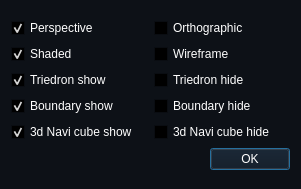
<?xml version="1.0" encoding="UTF-8"?>
<ui version="4.0">
 <class>OcctQtMenu</class>
 <widget class="QWidget" name="OcctQtMenu">
  <property name="geometry">
   <rect>
    <x>0</x>
    <y>0</y>
    <width>301</width>
    <height>189</height>
   </rect>
  </property>
  <property name="palette">
   <palette>
    <active>
     <colorrole role="WindowText">
      <brush brushstyle="SolidPattern">
       <color alpha="255">
        <red>255</red>
        <green>255</green>
        <blue>255</blue>
       </color>
      </brush>
     </colorrole>
     <colorrole role="Button">
      <brush brushstyle="SolidPattern">
       <color alpha="255">
        <red>13</red>
        <green>17</green>
        <blue>23</blue>
       </color>
      </brush>
     </colorrole>
     <colorrole role="Light">
      <brush brushstyle="SolidPattern">
       <color alpha="255">
        <red>19</red>
        <green>25</green>
        <blue>34</blue>
       </color>
      </brush>
     </colorrole>
     <colorrole role="Midlight">
      <brush brushstyle="SolidPattern">
       <color alpha="255">
        <red>16</red>
        <green>21</green>
        <blue>28</blue>
       </color>
      </brush>
     </colorrole>
     <colorrole role="Dark">
      <brush brushstyle="SolidPattern">
       <color alpha="255">
        <red>6</red>
        <green>8</green>
        <blue>11</blue>
       </color>
      </brush>
     </colorrole>
     <colorrole role="Mid">
      <brush brushstyle="SolidPattern">
       <color alpha="255">
        <red>9</red>
        <green>11</green>
        <blue>15</blue>
       </color>
      </brush>
     </colorrole>
     <colorrole role="Text">
      <brush brushstyle="SolidPattern">
       <color alpha="255">
        <red>255</red>
        <green>255</green>
        <blue>255</blue>
       </color>
      </brush>
     </colorrole>
     <colorrole role="BrightText">
      <brush brushstyle="SolidPattern">
       <color alpha="255">
        <red>255</red>
        <green>255</green>
        <blue>255</blue>
       </color>
      </brush>
     </colorrole>
     <colorrole role="ButtonText">
      <brush brushstyle="SolidPattern">
       <color alpha="255">
        <red>255</red>
        <green>255</green>
        <blue>255</blue>
       </color>
      </brush>
     </colorrole>
     <colorrole role="Base">
      <brush brushstyle="SolidPattern">
       <color alpha="255">
        <red>0</red>
        <green>0</green>
        <blue>0</blue>
       </color>
      </brush>
     </colorrole>
     <colorrole role="Window">
      <brush brushstyle="SolidPattern">
       <color alpha="255">
        <red>13</red>
        <green>17</green>
        <blue>23</blue>
       </color>
      </brush>
     </colorrole>
     <colorrole role="Shadow">
      <brush brushstyle="SolidPattern">
       <color alpha="255">
        <red>0</red>
        <green>0</green>
        <blue>0</blue>
       </color>
      </brush>
     </colorrole>
     <colorrole role="AlternateBase">
      <brush brushstyle="SolidPattern">
       <color alpha="255">
        <red>6</red>
        <green>8</green>
        <blue>11</blue>
       </color>
      </brush>
     </colorrole>
     <colorrole role="ToolTipBase">
      <brush brushstyle="SolidPattern">
       <color alpha="255">
        <red>255</red>
        <green>255</green>
        <blue>220</blue>
       </color>
      </brush>
     </colorrole>
     <colorrole role="ToolTipText">
      <brush brushstyle="SolidPattern">
       <color alpha="255">
        <red>0</red>
        <green>0</green>
        <blue>0</blue>
       </color>
      </brush>
     </colorrole>
     <colorrole role="PlaceholderText">
      <brush brushstyle="SolidPattern">
       <color alpha="128">
        <red>255</red>
        <green>255</green>
        <blue>255</blue>
       </color>
      </brush>
     </colorrole>
    </active>
    <inactive>
     <colorrole role="WindowText">
      <brush brushstyle="SolidPattern">
       <color alpha="255">
        <red>255</red>
        <green>255</green>
        <blue>255</blue>
       </color>
      </brush>
     </colorrole>
     <colorrole role="Button">
      <brush brushstyle="SolidPattern">
       <color alpha="255">
        <red>13</red>
        <green>17</green>
        <blue>23</blue>
       </color>
      </brush>
     </colorrole>
     <colorrole role="Light">
      <brush brushstyle="SolidPattern">
       <color alpha="255">
        <red>19</red>
        <green>25</green>
        <blue>34</blue>
       </color>
      </brush>
     </colorrole>
     <colorrole role="Midlight">
      <brush brushstyle="SolidPattern">
       <color alpha="255">
        <red>16</red>
        <green>21</green>
        <blue>28</blue>
       </color>
      </brush>
     </colorrole>
     <colorrole role="Dark">
      <brush brushstyle="SolidPattern">
       <color alpha="255">
        <red>6</red>
        <green>8</green>
        <blue>11</blue>
       </color>
      </brush>
     </colorrole>
     <colorrole role="Mid">
      <brush brushstyle="SolidPattern">
       <color alpha="255">
        <red>9</red>
        <green>11</green>
        <blue>15</blue>
       </color>
      </brush>
     </colorrole>
     <colorrole role="Text">
      <brush brushstyle="SolidPattern">
       <color alpha="255">
        <red>255</red>
        <green>255</green>
        <blue>255</blue>
       </color>
      </brush>
     </colorrole>
     <colorrole role="BrightText">
      <brush brushstyle="SolidPattern">
       <color alpha="255">
        <red>255</red>
        <green>255</green>
        <blue>255</blue>
       </color>
      </brush>
     </colorrole>
     <colorrole role="ButtonText">
      <brush brushstyle="SolidPattern">
       <color alpha="255">
        <red>255</red>
        <green>255</green>
        <blue>255</blue>
       </color>
      </brush>
     </colorrole>
     <colorrole role="Base">
      <brush brushstyle="SolidPattern">
       <color alpha="255">
        <red>0</red>
        <green>0</green>
        <blue>0</blue>
       </color>
      </brush>
     </colorrole>
     <colorrole role="Window">
      <brush brushstyle="SolidPattern">
       <color alpha="255">
        <red>13</red>
        <green>17</green>
        <blue>23</blue>
       </color>
      </brush>
     </colorrole>
     <colorrole role="Shadow">
      <brush brushstyle="SolidPattern">
       <color alpha="255">
        <red>0</red>
        <green>0</green>
        <blue>0</blue>
       </color>
      </brush>
     </colorrole>
     <colorrole role="AlternateBase">
      <brush brushstyle="SolidPattern">
       <color alpha="255">
        <red>6</red>
        <green>8</green>
        <blue>11</blue>
       </color>
      </brush>
     </colorrole>
     <colorrole role="ToolTipBase">
      <brush brushstyle="SolidPattern">
       <color alpha="255">
        <red>255</red>
        <green>255</green>
        <blue>220</blue>
       </color>
      </brush>
     </colorrole>
     <colorrole role="ToolTipText">
      <brush brushstyle="SolidPattern">
       <color alpha="255">
        <red>0</red>
        <green>0</green>
        <blue>0</blue>
       </color>
      </brush>
     </colorrole>
     <colorrole role="PlaceholderText">
      <brush brushstyle="SolidPattern">
       <color alpha="128">
        <red>255</red>
        <green>255</green>
        <blue>255</blue>
       </color>
      </brush>
     </colorrole>
    </inactive>
    <disabled>
     <colorrole role="WindowText">
      <brush brushstyle="SolidPattern">
       <color alpha="255">
        <red>6</red>
        <green>8</green>
        <blue>11</blue>
       </color>
      </brush>
     </colorrole>
     <colorrole role="Button">
      <brush brushstyle="SolidPattern">
       <color alpha="255">
        <red>13</red>
        <green>17</green>
        <blue>23</blue>
       </color>
      </brush>
     </colorrole>
     <colorrole role="Light">
      <brush brushstyle="SolidPattern">
       <color alpha="255">
        <red>19</red>
        <green>25</green>
        <blue>34</blue>
       </color>
      </brush>
     </colorrole>
     <colorrole role="Midlight">
      <brush brushstyle="SolidPattern">
       <color alpha="255">
        <red>16</red>
        <green>21</green>
        <blue>28</blue>
       </color>
      </brush>
     </colorrole>
     <colorrole role="Dark">
      <brush brushstyle="SolidPattern">
       <color alpha="255">
        <red>6</red>
        <green>8</green>
        <blue>11</blue>
       </color>
      </brush>
     </colorrole>
     <colorrole role="Mid">
      <brush brushstyle="SolidPattern">
       <color alpha="255">
        <red>9</red>
        <green>11</green>
        <blue>15</blue>
       </color>
      </brush>
     </colorrole>
     <colorrole role="Text">
      <brush brushstyle="SolidPattern">
       <color alpha="255">
        <red>6</red>
        <green>8</green>
        <blue>11</blue>
       </color>
      </brush>
     </colorrole>
     <colorrole role="BrightText">
      <brush brushstyle="SolidPattern">
       <color alpha="255">
        <red>255</red>
        <green>255</green>
        <blue>255</blue>
       </color>
      </brush>
     </colorrole>
     <colorrole role="ButtonText">
      <brush brushstyle="SolidPattern">
       <color alpha="255">
        <red>6</red>
        <green>8</green>
        <blue>11</blue>
       </color>
      </brush>
     </colorrole>
     <colorrole role="Base">
      <brush brushstyle="SolidPattern">
       <color alpha="255">
        <red>13</red>
        <green>17</green>
        <blue>23</blue>
       </color>
      </brush>
     </colorrole>
     <colorrole role="Window">
      <brush brushstyle="SolidPattern">
       <color alpha="255">
        <red>13</red>
        <green>17</green>
        <blue>23</blue>
       </color>
      </brush>
     </colorrole>
     <colorrole role="Shadow">
      <brush brushstyle="SolidPattern">
       <color alpha="255">
        <red>0</red>
        <green>0</green>
        <blue>0</blue>
       </color>
      </brush>
     </colorrole>
     <colorrole role="AlternateBase">
      <brush brushstyle="SolidPattern">
       <color alpha="255">
        <red>13</red>
        <green>17</green>
        <blue>23</blue>
       </color>
      </brush>
     </colorrole>
     <colorrole role="ToolTipBase">
      <brush brushstyle="SolidPattern">
       <color alpha="255">
        <red>255</red>
        <green>255</green>
        <blue>220</blue>
       </color>
      </brush>
     </colorrole>
     <colorrole role="ToolTipText">
      <brush brushstyle="SolidPattern">
       <color alpha="255">
        <red>0</red>
        <green>0</green>
        <blue>0</blue>
       </color>
      </brush>
     </colorrole>
     <colorrole role="PlaceholderText">
      <brush brushstyle="SolidPattern">
       <color alpha="128">
        <red>255</red>
        <green>255</green>
        <blue>255</blue>
       </color>
      </brush>
     </colorrole>
    </disabled>
   </palette>
  </property>
  <property name="windowTitle">
   <string>Settings</string>
  </property>
  <property name="windowIcon">
   <iconset resource="libicon/icons.qrc">
    <normaloff>:/arrow-up.png</normaloff>:/arrow-up.png</iconset>
  </property>
  <property name="windowOpacity">
   <double>1.000000000000000</double>
  </property>
  <layout class="QGridLayout" name="gridLayout_3">
   <item row="0" column="0">
    <layout class="QGridLayout" name="gridLayout_2">
     <item row="3" column="0">
      <layout class="QGridLayout" name="gridLayout_6">
       <item row="0" column="0">
        <widget class="QCheckBox" name="checkBox_boundary_show">
         <property name="text">
          <string>Boundary show</string>
         </property>
         <property name="checked">
          <bool>true</bool>
         </property>
        </widget>
       </item>
       <item row="0" column="1">
        <widget class="QCheckBox" name="checkBox_boundary_hide">
         <property name="text">
          <string>Boundary hide</string>
         </property>
        </widget>
       </item>
      </layout>
     </item>
     <item row="0" column="0">
      <layout class="QGridLayout" name="gridLayout">
       <item row="0" column="0">
        <widget class="QCheckBox" name="checkBox_perspective">
         <property name="text">
          <string>Perspective</string>
         </property>
         <property name="checked">
          <bool>true</bool>
         </property>
        </widget>
       </item>
       <item row="0" column="1">
        <widget class="QCheckBox" name="checkBox_orthograpic">
         <property name="text">
          <string>Orthographic</string>
         </property>
        </widget>
       </item>
      </layout>
     </item>
     <item row="1" column="0">
      <layout class="QGridLayout" name="gridLayout_4">
       <item row="0" column="0">
        <widget class="QCheckBox" name="checkBox_shaded">
         <property name="text">
          <string>Shaded</string>
         </property>
         <property name="checked">
          <bool>true</bool>
         </property>
        </widget>
       </item>
       <item row="0" column="1">
        <widget class="QCheckBox" name="checkBox_wireframe">
         <property name="text">
          <string>Wireframe</string>
         </property>
        </widget>
       </item>
      </layout>
     </item>
     <item row="4" column="0">
      <layout class="QGridLayout" name="gridLayout_7">
       <item row="0" column="1">
        <widget class="QCheckBox" name="checkBox_navi_cube_hide">
         <property name="text">
          <string>3d Navi cube hide</string>
         </property>
        </widget>
       </item>
       <item row="0" column="0">
        <widget class="QCheckBox" name="checkBox_navi_cube_show">
         <property name="text">
          <string>3d Navi cube show</string>
         </property>
         <property name="checked">
          <bool>true</bool>
         </property>
        </widget>
       </item>
      </layout>
     </item>
     <item row="2" column="0">
      <layout class="QGridLayout" name="gridLayout_5">
       <item row="0" column="0">
        <widget class="QCheckBox" name="checkBox_triedron_show">
         <property name="text">
          <string>Triedron show</string>
         </property>
         <property name="checked">
          <bool>true</bool>
         </property>
        </widget>
       </item>
       <item row="0" column="1">
        <widget class="QCheckBox" name="checkBox_triedron_hide">
         <property name="text">
          <string>Triedron hide</string>
         </property>
        </widget>
       </item>
      </layout>
     </item>
     <item row="5" column="0">
      <widget class="QDialogButtonBox" name="buttonBox">
       <property name="standardButtons">
        <set>QDialogButtonBox::Ok</set>
       </property>
      </widget>
     </item>
    </layout>
   </item>
  </layout>
 </widget>
 <resources>
  <include location="libicon/icons.qrc"/>
 </resources>
 <connections/>
</ui>
